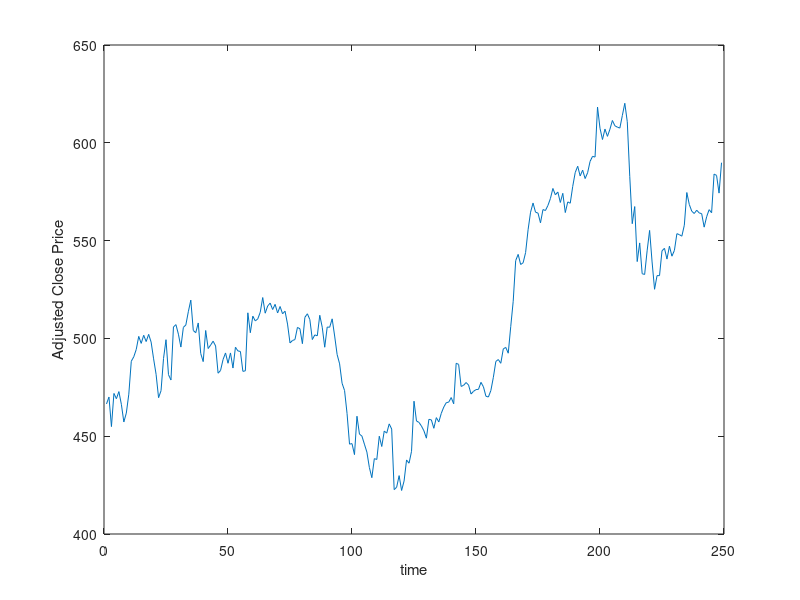
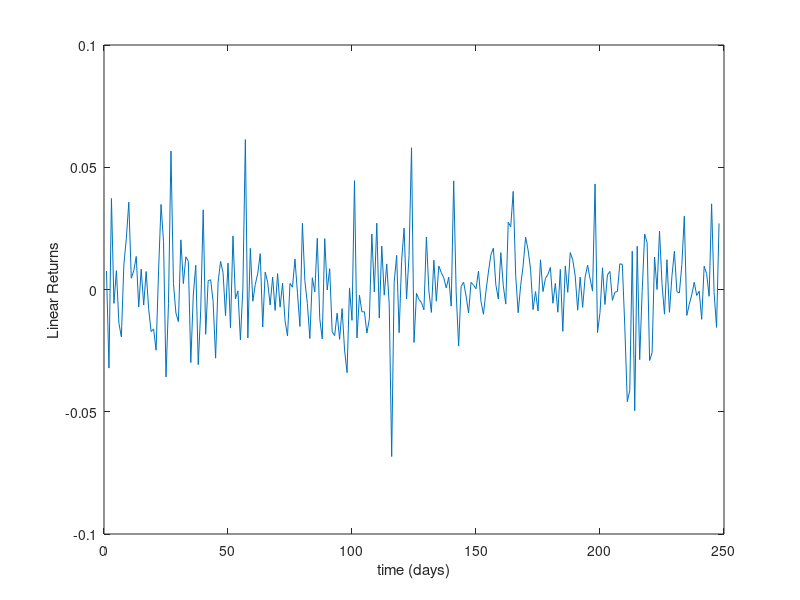

Recreate these plots in MATLAB, in order.
clear all 
close all

HSBA= importdata('HSBA.L.csv'); % import HSBC Holding plc data 


HSBA_ACP=HSBA.data(:,5); % Extracts column 6 (Adjusted Close Price) 

figure(7) % Plotting Daily share prices (Adjusted Close Price) 

plot(HSBA_ACP)
xlabel('time')
ylabel('Adjusted Close Price')
ret=diff(HSBA_ACP)./HSBA_ACP(1:end-1);  % Linear return equation 


figure(8) % Plotting daily returns (linear return)
plot(ret)
xlabel('time (days)')
ylabel('Linear Returns')



mu=mean(ret) % sample mean 
Variance= var(ret) % variance 
STDEV=sqrt(Variance) % Standard deviation of the HSBC Holding plc


